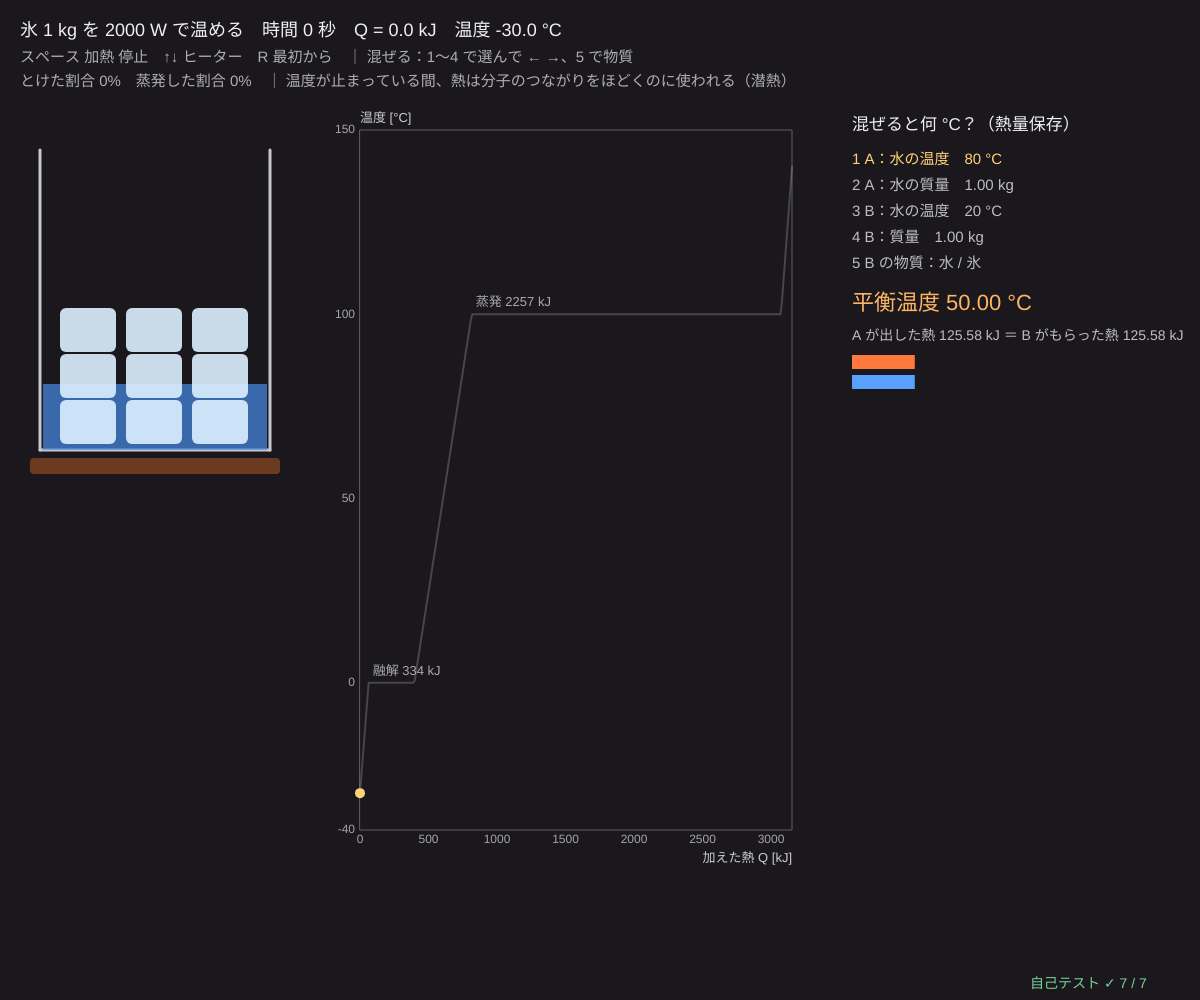
Frame 1 (no input)
Frame 60 (no input): identical to frame 1, image omitted
Frame 120 (the mouse pressed at the canvas centre since frame 60): identical to frame 1, image omitted

The p5.js sketch that drew this single still picture (run headless with seeded random() and noise() and a simulated clock; from frame 60 on, the mouse is pressed at the canvas centre):

// p5.js sketch
// ── sketch.js
// ============================================
// 03 熱容量と相変化 ─ 氷を一定の熱で温めると、0 °C と 100 °C で温度が止まる（潜熱）
// 加えた熱 Q を「エンタルピー」として積み上げ、qHeat から温度と状態（氷・水・水蒸気の割合）を計算する
// 右：2 つのものを混ぜたときの平衡温度。熱の合計が変わらない（熱量保存）温度を二分法で求める
// ↑↓ ヒーターの強さ / スペース 加熱開始・停止 / R 最初から / 1〜4 混ぜる側の値を選ぶ → ← → で変更 / 5 B の物質（水・鉄）
// ============================================

const MASS = 1;                        // ★ 温める H₂O の質量 [kg]
const T_START = -30;                   // ★ はじめの氷の温度 [°C]
const C_ICE = 2100, C_WATER = 4186, C_STEAM = 2010, C_IRON = 450;   // ★ 比熱 [J/(kg·K)]
const L_F = 334000, L_V = 2257000;     // ★ 融解熱・蒸発熱 [J/kg]
const SPEED = 4;                       // ★ 1 コマで進む時間 [秒]
let power = 2000, qHeat = 0, simT = 0, running = false, trace = [];
let mixA = { m: 1, t: 80 }, mixB = { m: 1, t: 20, mat: 'water' }, sel = 1;

function setup() { createCanvas(windowWidth, windowHeight); selfTest(); }

// 1 kg あたりのエンタルピー h(T)（−30 °C の氷 = 0 ではなく、0 °C の氷 = 0 を基準）と、その逆
function hWater(t, phase) {            // phase：'ice' 'water' 'steam'
  if (phase === 'ice') return C_ICE * t;
  if (phase === 'water') return L_F + C_WATER * t;
  return L_F + C_WATER * 100 + L_V + C_STEAM * (t - 100);
}
function stateOf(h) {                  // h → 温度と、とけた割合・蒸発した割合
  if (h < 0) return { t: h / C_ICE, melt: 0, vapor: 0 };
  if (h < L_F) return { t: 0, melt: h / L_F, vapor: 0 };
  let h1 = L_F + C_WATER * 100;
  if (h < h1) return { t: (h - L_F) / C_WATER, melt: 1, vapor: 0 };
  if (h < h1 + L_V) return { t: 100, melt: 1, vapor: (h - h1) / L_V };
  return { t: 100 + (h - h1 - L_V) / C_STEAM, melt: 1, vapor: 1 };
}
function hOfT(t) { return t < 0 ? hWater(t, 'ice') : t <= 100 ? hWater(t, 'water') : hWater(t, 'steam'); }   // 相変化の途中でない状態
// 混ぜる：物質ごとの h(T) を足した「全体の熱」が変わらない温度を二分法で求める
function hMat(mat, t) { return mat === 'iron' ? C_IRON * t : hOfT(Math.min(t, 100)); }
function mixEquilibrium(A, B) {
  let H = A.m * hMat('water', A.t) + B.m * hMat(B.mat, B.t), lo = -60, hi = 300;
  for (let k = 0; k < 80; k++) { let mid = (lo + hi) / 2; if (A.m * hMat('water', mid) + B.m * hMat(B.mat, mid) < H) lo = mid; else hi = mid; }
  let t = (lo + hi) / 2;
  if (Math.abs(t) < 1e-6) {           // ちょうど 0 °C：氷と水がまざった状態（とけた割合を計算）
    return { t: 0, melt: clampv(H / (A.m * L_F + (B.mat === 'water' ? B.m * L_F : 0)), 0, 1), H };
  }
  return { t, melt: t > 0 ? 1 : 0, H };
}

function draw() {
  background(26, 24, 28);
  let h0 = hWater(T_START, 'ice');
  if (running) { for (let k = 0; k < 10; k++) { qHeat += (power * SPEED) / 10; simT += SPEED / 10; } }   // 加えた熱 Q = P·t
  qHeat = Math.min(qHeat, MASS * (hWater(140, 'steam') - h0));
  let s = stateOf(h0 + qHeat / MASS);
  if (running && frameCount % 2 === 0) trace.push([qHeat, s.t]);

  // ---- ビーカーの絵
  let bx = 40, by = 150, bw = 230, bh = 300;
  noFill(); stroke(200); strokeWeight(3); line(bx, by, bx, by + bh); line(bx, by + bh, bx + bw, by + bh); line(bx + bw, by, bx + bw, by + bh);
  noStroke();
  let liquid = (1 - s.vapor) * s.melt, iceFrac = 1 - s.melt, level = bh * 0.55 * (liquid + iceFrac * 0.4);
  fill(70, 140, 230, 180); rect(bx + 3, by + bh - level, bw - 6, level);
  fill(220, 240, 255, 230);
  let nIce = Math.round(9 * iceFrac); for (let k = 0; k < nIce; k++) rect(bx + 20 + (k % 3) * 66, by + bh - 50 - Math.floor(k / 3) * 46, 50 * Math.sqrt(iceFrac) + 6, 40 * Math.sqrt(iceFrac) + 4, 6);
  if (s.t >= 100 && s.vapor < 1) { fill(255, 255, 255, 160); for (let k = 0; k < 12; k++) circle(bx + 20 + ((k * 37 + frameCount * 3) % (bw - 40)), by + bh - ((k * 53 + frameCount * 2) % Math.max(10, level)), 7); }
  if (s.vapor > 0) { fill(230, 230, 240, 70 * s.vapor + 20); for (let k = 0; k < 6; k++) ellipse(bx + 40 + k * 32, by - 30 - 20 * Math.sin(frameCount * 0.05 + k), 50, 30); }
  fill(255, 120, 40, running ? 230 : 90); rect(bx - 10, by + bh + 8, bw + 20, 16, 4);

  // ---- グラフ：温度と加えた熱
  let Qmax = MASS * (hWater(140, 'steam') - h0) / 1000;
  let g = { x: bx + bw + 90, y: 130, w: width * 0.36, h: height - 300, x0: 0, x1: Qmax, y0: -40, y1: 150 };
  plotAxes(g, '加えた熱 Q [kJ]', '温度 [°C]', [0, 500, 1000, 1500, 2000, 2500, 3000], [-40, 0, 50, 100, 150]);
  stroke(255, 255, 255, 50); strokeWeight(2);
  polyline(Array.from({ length: 301 }, (_, k) => { let q = (k / 300) * Qmax * 1000; return [gX(g, q / 1000), gY(g, stateOf(h0 + q / MASS).t)]; }));
  stroke(255, 150, 70); strokeWeight(3); polyline(trace.map((p) => [gX(g, p[0] / 1000), gY(g, p[1])]));
  noStroke(); fill(255, 210, 120); circle(gX(g, qHeat / 1000), gY(g, s.t), 10);
  fill(170); textSize(13);
  text('融解 ' + ((MASS * L_F) / 1000).toFixed(0) + ' kJ', gX(g, (MASS * (0 - h0)) / 1000) + 4, gY(g, 0) - 8);
  text('蒸発 ' + ((MASS * L_V) / 1000).toFixed(0) + ' kJ', gX(g, (MASS * (hWater(100, 'water') - h0)) / 1000) + 4, gY(g, 100) - 8);

  // ---- 混ぜる計算
  let mx = g.x + g.w + 60, my = 150, eq = mixEquilibrium(mixA, mixB);
  fill(240); textSize(17); text('混ぜると何 °C？（熱量保存）', mx, my - 20);
  let items = [['1 A：水の温度', mixA.t.toFixed(0) + ' °C'], ['2 A：水の質量', mixA.m.toFixed(2) + ' kg'], ['3 B：' + (mixB.mat === 'iron' ? '鉄' : mixB.t < 0 ? '氷' : '水') + 'の温度', mixB.t.toFixed(0) + ' °C'], ['4 B：質量', mixB.m.toFixed(2) + ' kg']];
  textSize(15);
  for (let k = 0; k < 4; k++) { fill(sel === k + 1 ? color(255, 210, 120) : 190); text(items[k][0] + '　' + items[k][1], mx, my + 14 + k * 26); }
  fill(190); text('5 B の物質：' + (mixB.mat === 'iron' ? '鉄（c = 450）' : '水 / 氷'), mx, my + 118);
  fill(255, 180, 100); textSize(22); text('平衡温度 ' + eq.t.toFixed(2) + ' °C' + (eq.t === 0 ? '（とけた割合 ' + (eq.melt * 100).toFixed(0) + '%）' : ''), mx, my + 160);
  let lostA = mixA.m * (hMat('water', mixA.t) - hMat('water', eq.t)), gainB = mixB.m * (hMat(mixB.mat, eq.t) - hMat(mixB.mat, mixB.t));
  if (eq.t === 0) { lostA = mixA.m * hMat('water', mixA.t) - mixA.m * L_F * eq.melt; gainB = -lostA; }
  fill(190); textSize(14); text('A が出した熱 ' + (lostA / 1000).toFixed(2) + ' kJ ＝ B がもらった熱 ' + (gainB / 1000).toFixed(2) + ' kJ', mx, my + 190);
  let wA = 200 * clampv(Math.abs(lostA) / 400000, 0, 1); fill(255, 120, 60); rect(mx, my + 205, wA, 14); fill(90, 160, 255); rect(mx, my + 225, 200 * clampv(Math.abs(gainB) / 400000, 0, 1), 14);

  fill(240); textSize(18);
  text('氷 ' + MASS + ' kg を ' + power + ' W で温める　時間 ' + simT.toFixed(0) + ' 秒　Q = ' + (qHeat / 1000).toFixed(1) + ' kJ　温度 ' + s.t.toFixed(1) + ' °C', 20, 36);
  fill(175); textSize(15);
  text('スペース 加熱 ' + (running ? '中' : '停止') + '　↑↓ ヒーター　R 最初から　｜ 混ぜる：1〜4 で選んで ← →、5 で物質', 20, 62);
  text('とけた割合 ' + (s.melt * 100).toFixed(0) + '%　蒸発した割合 ' + (s.vapor * 100).toFixed(0) + '%　｜ 温度が止まっている間、熱は分子のつながりをほどくのに使われる（潜熱）', 20, 86);
  drawSelfTest(width - 170, height - 12);
}

function keyPressed() {
  if (key === ' ') running = !running;
  if (key === UP_ARROW) power = Math.min(10000, power + 500);
  if (key === DOWN_ARROW) power = Math.max(500, power - 500);
  if (key === 'r' || key === 'R') { qHeat = 0; simT = 0; trace = []; running = false; }
  if (key >= '1' && key <= '4') sel = +key;
  if (key === '5') { mixB.mat = mixB.mat === 'iron' ? 'water' : 'iron'; mixB.t = mixB.mat === 'iron' ? 200 : 20; }
  let d = key === RIGHT_ARROW ? 1 : key === LEFT_ARROW ? -1 : 0;
  if (d) {
    if (sel === 1) mixA.t = clampv(mixA.t + 5 * d, 0, 100);
    if (sel === 2) mixA.m = clampv(mixA.m + 0.1 * d, 0.1, 5);
    if (sel === 3) mixB.t = clampv(mixB.t + 5 * d, -30, mixB.mat === 'iron' ? 500 : 100);
    if (sel === 4) mixB.m = clampv(mixB.m + 0.1 * d, 0.1, 5);
  }
  return false;
}

// ---- 自己テスト
function selfTest() {
  selfTestResults = [];
  let need = 2100 * 30 + 334000 + 4186 * 100 + 2257000 + 2010 * 20;
  check('−30 °C の氷 → 120 °C の水蒸気：' + (need / 1000).toFixed(1) + ' kJ（各部分の和）', near(hWater(120, 'steam') - hWater(-30, 'ice'), need, 1e-6));
  check('温度 → 熱 → 温度 が元にもどる（−30, −5, 37, 99, 110 °C）', [-30, -5, 37, 99, 110].every((t) => near(stateOf(hOfT(t)).t, t, 1e-9)));
  let half = stateOf(L_F / 2);
  check('融解の途中は 0 °C のまま。融解熱の半分でちょうど半分とける', half.t === 0 && near(half.melt, 0.5, 1e-12));
  let q = 0, tt = 0, h0 = hWater(0, 'ice'); while (stateOf(h0 + q).melt < 1) { q += 1000 * 0.5; tt += 0.5; }
  check('1000 W で 0 °C の氷 1 kg がとけきるまで L/P = 334 秒（1 ステップ 0.5 秒）', near(tt, 334, 0.5));
  check('80 °C の水 1 kg + 20 °C の水 1 kg → 50 °C', near(mixEquilibrium({ m: 1, t: 80 }, { m: 1, t: 20, mat: 'water' }).t, 50, 1e-6));
  let e = mixEquilibrium({ m: 1, t: 50 }, { m: 0.1, t: 0, mat: 'water' });   // 0 °C の「水」として入れた場合
  let ei = (1 * C_WATER * 50 - 0.1 * L_F) / (1.1 * C_WATER);
  let ice = { m: 0.1, t: -1e-9, mat: 'water' }, e2 = mixEquilibrium({ m: 1, t: 50 }, ice);
  check('50 °C の水 1 kg に 0 °C の氷 0.1 kg → ' + ei.toFixed(2) + ' °C（融解熱を引いてから混ぜる）', near(e2.t, ei, 1e-3) && near(e.t, 50 / 1.1, 1e-6));
  let fe = mixEquilibrium({ m: 1, t: 20 }, { m: 0.5, t: 200, mat: 'iron' }), lost = 0.5 * C_IRON * (200 - fe.t), gain = C_WATER * (fe.t - 20);
  check('200 °C の鉄 0.5 kg を 20 °C の水 1 kg に：鉄が出した熱 = 水がもらった熱（' + fe.t.toFixed(2) + ' °C）', near(lost, gain, 1e-3) && near(fe.t, (0.5 * 450 * 200 + 4186 * 20) / (225 + 4186), 1e-6));
  reportSelfTest();
}

// ---------- やってみよう ----------
// 1. スペースで加熱。温度が止まる 2 か所はどこ？ 長いのはどちら？ なぜ？
// 2. ↑ でヒーターを強くすると、グラフの形は変わる？（横軸は熱、時間ではない）
// 3. C_WATER を小さく（1000 に）すると、グラフのどこが変わる？ 水の比熱が大きいことの意味は？
// 4. 混ぜる：3 を選び B の温度を 0 °C 以下にすると B は氷。とけきらないのはどんなとき？
// 5. 5 で鉄にして、熱い鉄球を水に入れる。水の温度はあまり上がらないのはなぜ？


// ==================================================
// ここから下は「熱力学の道具」（中身は読まなくても OK。消さないでね）
// ==================================================
// ---- 種つきの乱数（同じ種なら毎回同じ列）。シミュレーションと自己テストで使う
let rngState = 1;
function seedRng(s) { rngState = (s >>> 0) || 1; }
function rnd() {                       // 0〜1 の一様乱数（mulberry32）
  rngState = (rngState + 0x6d2b79f5) >>> 0;
  let t = rngState;
  t = Math.imul(t ^ (t >>> 15), t | 1);
  t ^= t + Math.imul(t ^ (t >>> 7), t | 61);
  return ((t ^ (t >>> 14)) >>> 0) / 4294967296;
}
function rndNormal() { let u = 1 - rnd(), v = rnd(); return Math.sqrt(-2 * Math.log(u)) * Math.cos(2 * Math.PI * v); }   // 標準正規分布
function clampv(v, a, b) { return v < a ? a : v > b ? b : v; }
// ---- グラフの道具：g = { x, y, w, h, x0, x1, y0, y1, logx, logy }
function gX(g, v) { let t = g.logx ? (Math.log(v) - Math.log(g.x0)) / (Math.log(g.x1) - Math.log(g.x0)) : (v - g.x0) / (g.x1 - g.x0); return g.x + clampv(t, -0.02, 1.02) * g.w; }
function gY(g, v) { let t = g.logy ? (Math.log(v) - Math.log(g.y0)) / (Math.log(g.y1) - Math.log(g.y0)) : (v - g.y0) / (g.y1 - g.y0); return g.y + g.h - clampv(t, -0.02, 1.02) * g.h; }
function plotAxes(g, xl, yl, xt, yt) {
  stroke(95); strokeWeight(1); noFill(); rect(g.x, g.y, g.w, g.h);
  noStroke(); fill(165); textSize(12); textAlign(CENTER, TOP);
  for (let v of xt) text(+v.toPrecision(3), gX(g, v), g.y + g.h + 4);
  textAlign(RIGHT, CENTER);
  for (let v of yt) text(+v.toPrecision(3), g.x - 5, gY(g, v));
  textAlign(LEFT, BASELINE); fill(205); textSize(13);
  text(xl, g.x + g.w - textWidth(xl), g.y + g.h + 32); text(yl, g.x, g.y - 8);
}
function polyline(pts) {               // 点が 2 つ以上あるときだけ折れ線を描く
  if (pts.length < 2) return;
  noFill(); beginShape(); for (let p of pts) vertex(p[0], p[1]); endShape();
}
// ---- 自己テストの道具
let selfTestResults = [];
function check(name, cond) { selfTestResults.push({ name, ok: !!cond }); }
function near(a, b, tol) { return a !== null && a !== undefined && isFinite(a) && Math.abs(a - b) <= (tol === undefined ? 1e-9 : tol); }
function reportSelfTest() { for (let r of selfTestResults) (r.ok ? console.log : console.error)((r.ok ? '✓ ' : '✗ ') + r.name); }
function selfTestLine() { let n = selfTestResults.filter((r) => r.ok).length; return '自己テスト ' + (n === selfTestResults.length ? '✓ ' : '✗ ') + n + ' / ' + selfTestResults.length; }
function drawSelfTest(x, y) { noStroke(); fill(selfTestResults.every((r) => r.ok) ? color(120, 210, 150) : color(255, 90, 90)); textSize(14); textAlign(LEFT, BASELINE); text(selfTestLine(), x, y); }
